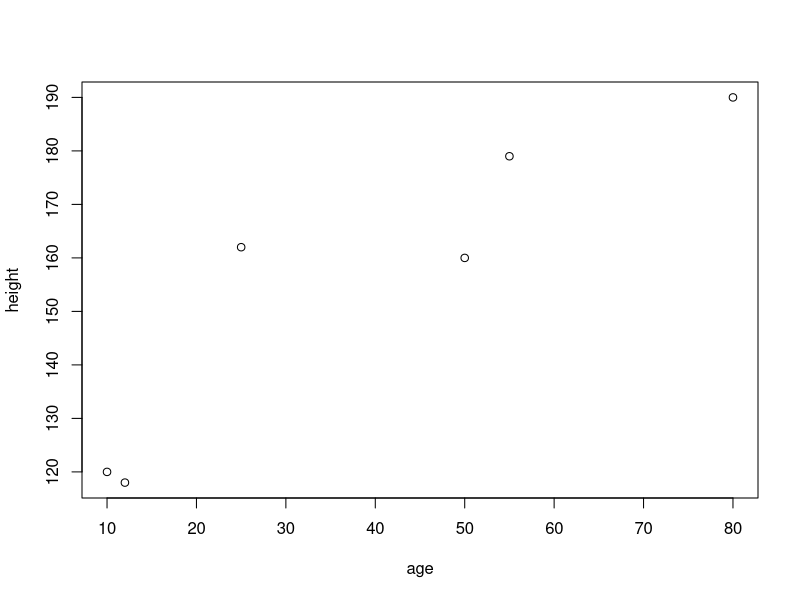
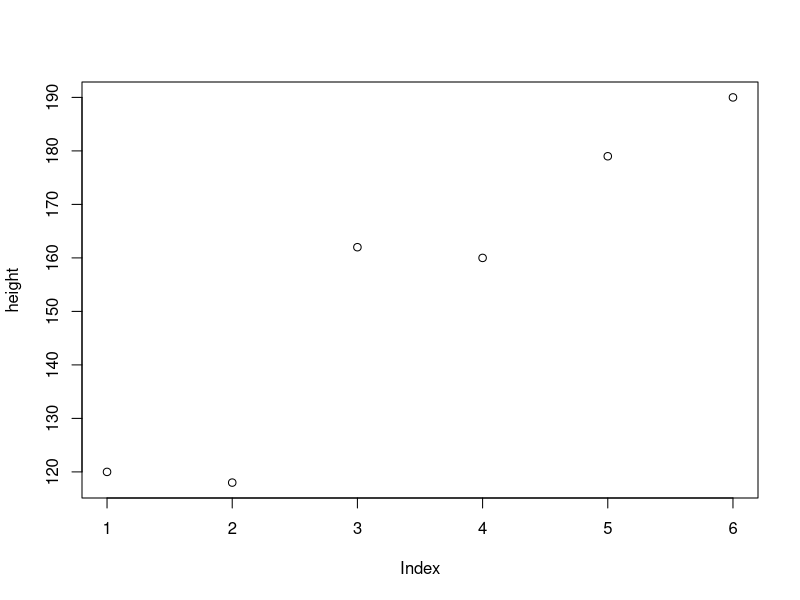
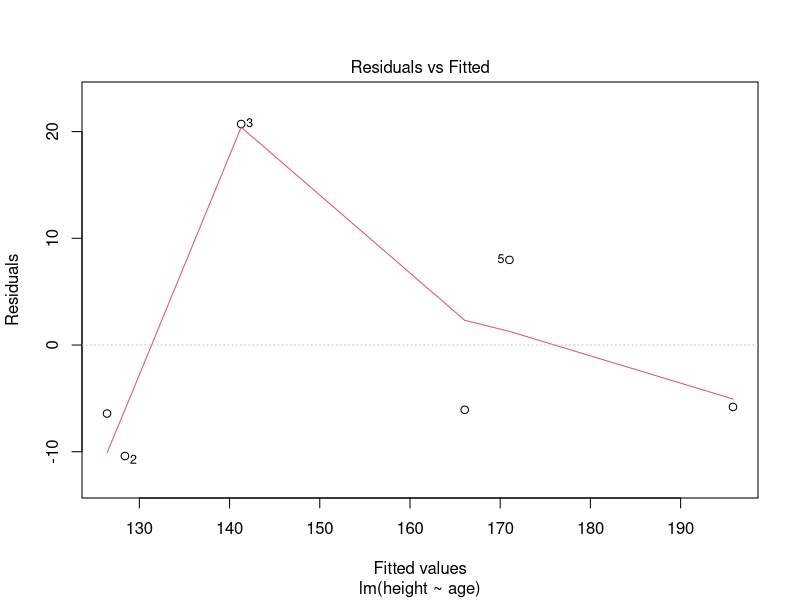
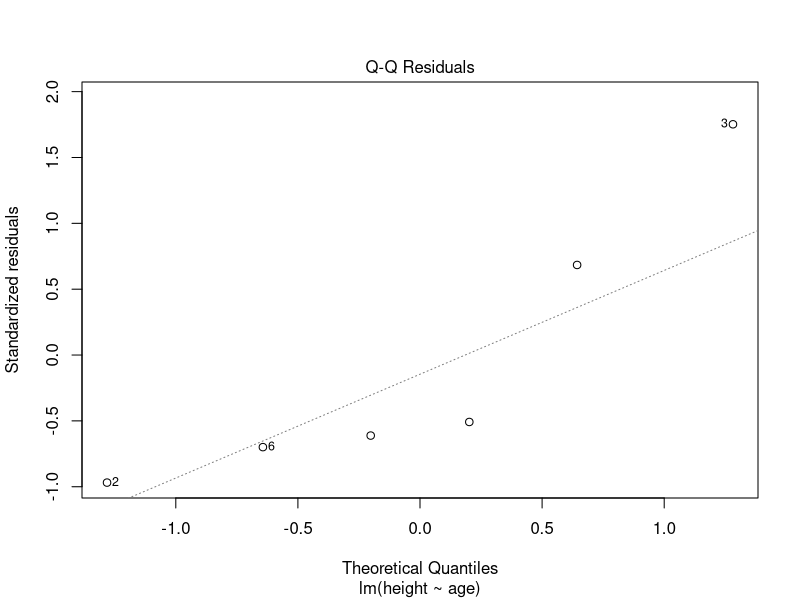
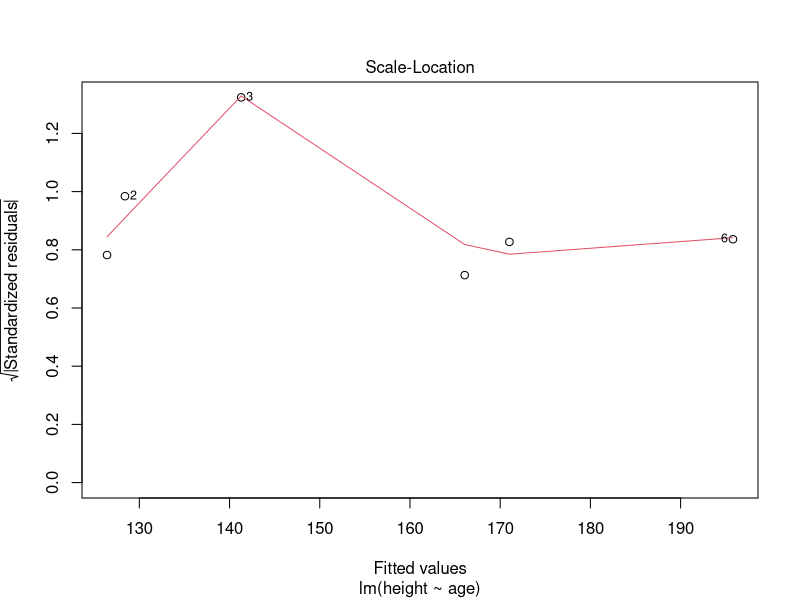
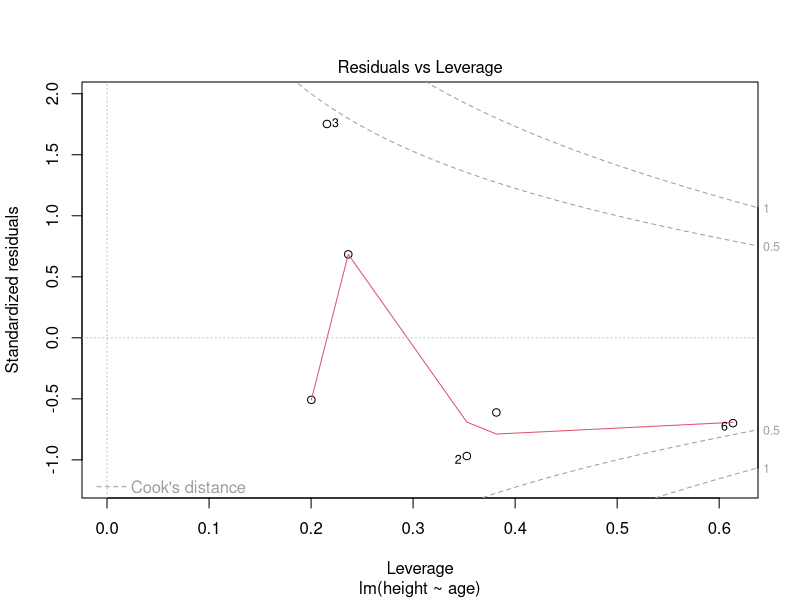
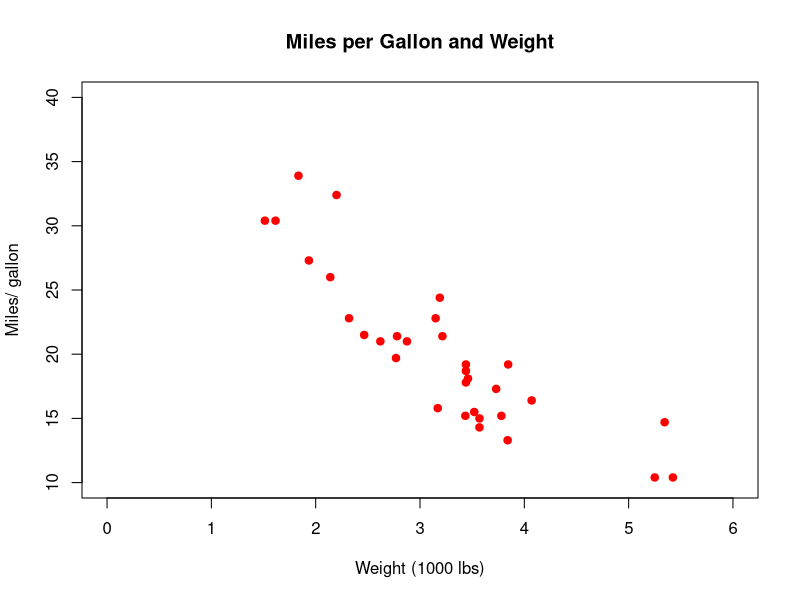
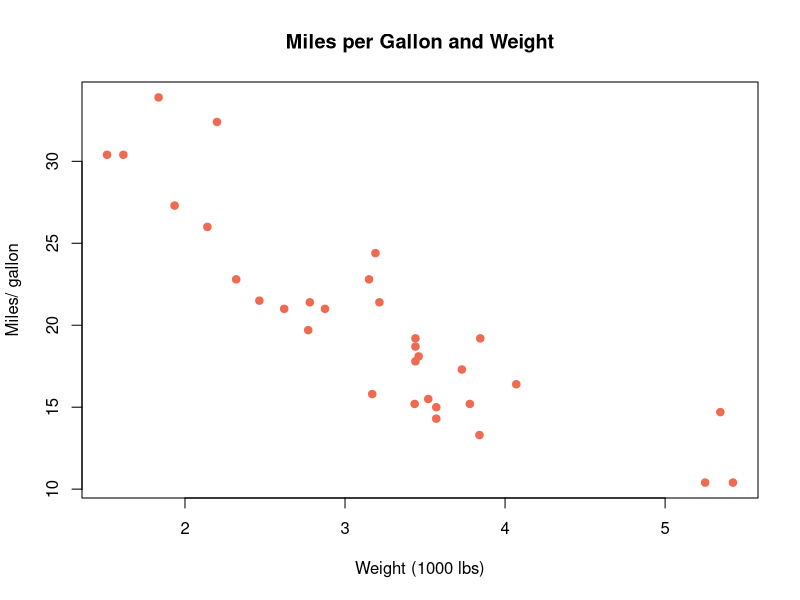

Source code (R) for these figures, in order:
###############################################################################################################
# This file broadcasts the R code for BST 625 from 9:00 am ~ 10:30 am From Oct 11th to Dec 1st.
# After the class, this file will be empty. You can find all the R code files for BST 625  in its Blackboard.
################################################################################################################

age <- c(10, 80, 12, 
         25, 50, 55)

mean(x = age, trim = 0.2) 

height <- c(120, 118, 162, 160, 169, 170)
mean(height[which(age>20)])   # conditional mean: average body height for participants older                                                      #  than 20 years old
height[order(age)]  

############
# matrix
############

cbind(age, height) # create a matrix by binding the columns
rbind(age, height) # create a matrix by binding the rows
# create a matrix by specifying each element
mdat <- matrix(c(1,2,3, 11,12,13), nrow = 3, ncol = 2) 
mdat <- matrix(c(1,2,3, 11,12,13), 3, 2) 
mdat <- matrix(c(1,2,3, 11,12,13), ncol = 2, nrow = 3) 

mdat[2 , 2]
mdat[1:3 , 2]
mdat[c(1,3) , 2]
mdat[ , 2]
mdat[1 , ]

mdat[3 , 2] <- 5

mdat <- matrix(c(1,2,3, 11,12,13), nrow = 3, ncol = 2, 
               dimnames = list(Subject = c("Geometry","Algebra", "Reading"),
                               Edu = c("Elementary", "Graduate")
               )) 
mdat
## attributes() tells you the names and other information within an object
attributes(mdat) 
## str() compactly displays the structure of an arbitrary R object
str(mdat)

mdat <- matrix(c(1,2,3, 11,12,13), nrow = 3, ncol = 2, 
               dimnames = list(c("Geometry","Algebra", "Reading"),
                               c("Elementary", "Graduate")
               )) 
mdat

############
# array -- not required in this class
############

my.array <- array(1:24, dim=c(3,4,2))
my.array
attributes(my.array)

Satisfaction <- array(c(1, 2, 0, 0, 3, 3, 1, 2,
                        11, 17, 8, 4, 2, 3, 5, 2,
                        1, 0, 0, 0, 1, 3, 0, 1,
                        2, 5, 7, 9, 1, 1, 3, 6),
                      dim = c(4, 4, 2),
                      dimnames =
                        list(Income =
                               c("<5000", "5000-15000",
                                 "15000-25000", ">25000"),
                             JobSatisfaction =
                               c("V_D", "L_S", "M_S", "V_S"),
                             Gender = c("Female", "Male")))

Satisfaction
attributes(Satisfaction)

Satisfaction[ , , 1] ## only display female

Satisfaction[ 4, 3:4, 1]

############
# list
############

myNamedList <- list(Names = c("Min", "Robert", "Mary", "Hemant"), 
                    Height = c(165, 185, 170, 180), 
                    IsMale = c(FALSE, TRUE, FALSE, TRUE))

myNamedList
attributes(myNamedList)
str(myNamedList)
############
# data.frame
############

as.data.frame(myNamedList)
mtcars
is.data.frame(mtcars)
head(mtcars)
attributes(mtcars)
tail(mtcars)
contributors()

mean(mtcars$cyl)

## input each element one by one
age <- c(10, 12, 25, 50, 55, 80) # real or decimal 
sum(age)
summary(age)


x <- age[1:4]

## operators: R conduct one to one calculation by default
y <- 1:4
x + y
x - y
x/y
x*y
######## for single value, it repeats that value for you as a vector with the same length
y <- c(1,5)
x
y
yfake <- c(1, 5, 1, 5)
x + yfake
x + y
x - y
x/y
x*y
######## you can do something like
(x/log(y))^2 

dosageWeek1 <- c(2, 8, 9, 13, 25)
dosageWeek2 <- c(1, 7, 6, 12, 23)
dosage <- dosageWeek1 + dosageWeek2
summary(dosage)

## input each element one by one
names <- c("Min", "Robert", "Mary", "Hemant")

## use as. function
id <- as.character(1:4)
## use paste function
id2 <- paste(5:9)
id <- c(id, id2)
label1 <- paste("Scenario", LETTERS[1:4])
label2 <- paste("Scenario", 1:4, sep = "_")
label3 <- paste("Scenario", 1:4, collapse = "/") # we call this string
## use R Built-in Constants
Zone <- LETTERS[1:14]
zone <- letters[1:14]
Month.abb <- month.abb[1:4]
Month <- month.name[1:4]

## get information
zone # just type in the name to get information
head(zone) ## quick check for the first 6 elements/rows from data
length(zone) ## length of a vector
is.numeric(zone) # is it numeric or not? is.character(), is.na(), is.logical()...
is.character(zone)
is.vector(zone) # Is it a vector or not?
typeof(zone)

summary(zone) # not useful since summary() is for numeric values


##111111111  the following functions only applies to a character vector
toupper(zone) # to upper case
tolower(Zone) # to lower case
##111111111  end



dosage <- c("0-9g/day", "10-19", "20-29", "30+", "0-9g/day", "10-19", "20-29", "30+", "0-9g/day")
summary(dosage)  # not useful since summary() is for numeric values
table(dosage)   # table() is useful for character values


############# input a logical vector
condition <- c(FALSE, TRUE)
conditionC <- !condition   ## ! for the opposite
x <- c(0, 1:3, 0, -5, 6)
condition <- as.logical(x) ## 0 will be FALSE, otherwise it will be true

x == 1 # check if x equals to 1 through comparing each element
x > 1  # ........... greater than .......... 
x >= 1 # ........... greater than or equal to ..........
x <= 1 # ........... less than or equal to .......... 
x < 1  # ........... less than .......... 

x <- c(6, 3, 8, 10)
y <- 6:9

x == y # check if x equals to y through comparing each element 
x < y # ........... is smaller than y ...............
x <= y # .......... is smaller than or equal to y ...............

(x < y)|(x == y)  # | for "or"
x <= y
(x <= y)&(x == y) # & for "and"
x == y

age <- c(10, 12, 25, 50, 55, 80)
height <- c(120, 118, 162, 160, 169, 170)
height[which(age>20)] 
height[age>20] ## the same as above

############# logic vectors are useful for manipulating data
age <- c(6, 3, 8, 10, NA, NA, NA)
is.na(age)  # ask if each element is missing
age[!is.na(age)] # delete missing elements

age[is.na(age)] <- 999 ## missing value imputation
age <- c(6, 3, 8, 10, NA, NA, NA)
age[is.na(age)] <- mean(age, na.rm = TRUE) # mean imputation


############## factors 
esoph <- esoph  ## bring the data from the "datasets" package to your environment

head(esoph) ## show the first 6 rows of your data
esoph$agegp
is.factor(esoph$agegp) ## is it a factor?

agegp.cat <- paste(esoph$agegp) ## create character vector
is.factor(agegp.cat) ## is it a factor?
agegp.fac <- as.factor(agegp.cat) ## convert a character vector to a factor

levels <- c("25-34", "35-44", "45-54", "55-64", "65-74", "75+")
levels[c(1, 1, 1, 1, 1, 1, 1, 1, 1, 1, 1, 1, 1, 1, 1, 2, 2, 2)]

table(esoph$agegp) 
table(agegp.cat)  ## you can use table() for both 

age <- c(10, 12, 25, 50, 55, 80)
height <- c(120, 118, 162, 160, 179, 190)
################################################################
plot(age, height)
plot(height)

obj <- lm(height~age)
plot(obj)
methods(plot)
attributes(obj)

plot(mtcars$mpg ~ mtcars$wt,         # y ~ x
     xlim = c(0, 6),       # set x axis limits from 0 to 30
     ylim = c(10, 40),     # set y axis limits from 10 to 40
     main = "Miles per Gallon and Weight", # title for this plot
     xlab = "Weight (1000 lbs)",           # label for x axis
     ylab = "Miles/ gallon",               # label for y axis
     col = "red",          # color for the symbols
     pch = 19)             # shape for the symbols

### Please manipulate these inputs and see the changes in the output figure
## choose variables displacement (cu.in.) and weight 
## find colors in the following link
## https://www.datanovia.com/en/blog/awesome-list-of-657-r-color-names/

mtcars <- mtcars
data(mtcars)

plot(mtcars$mpg ~ mtcars$wt,
     #  xlim = c(0, 6),
     #  ylim = c(10, 40),
     main = "Miles per Gallon and Weight",
     xlab = "Weight (1000 lbs)",
     ylab = "Miles/ gallon",
     col = "coral2",
     pch = 19)


# pie chart
data(esoph) ## bring esoph data from environment "package:datasets" to environment ".GlobalEnv"
## esoph <- esoph # the same as above

pie(table(esoph$agegp), main = "Age groups of esophageal Cancer")

## layout of subfigures
par(mfrow = c(1, 2)) # display figures as 1 row 2 columns

## \n to start a new line for long titles
pie(table(esoph$agegp), main = "Age groups from Smoking, \n Alcohol and esophageal Cancer")

pie(table(esoph$agegp), 
    col = c("purple", "violetred1", "green3",
            "cornsilk", "cyan", "white"),
    main = "Age groups of esophageal Cancer")

dev.off() # store the default layout in R

